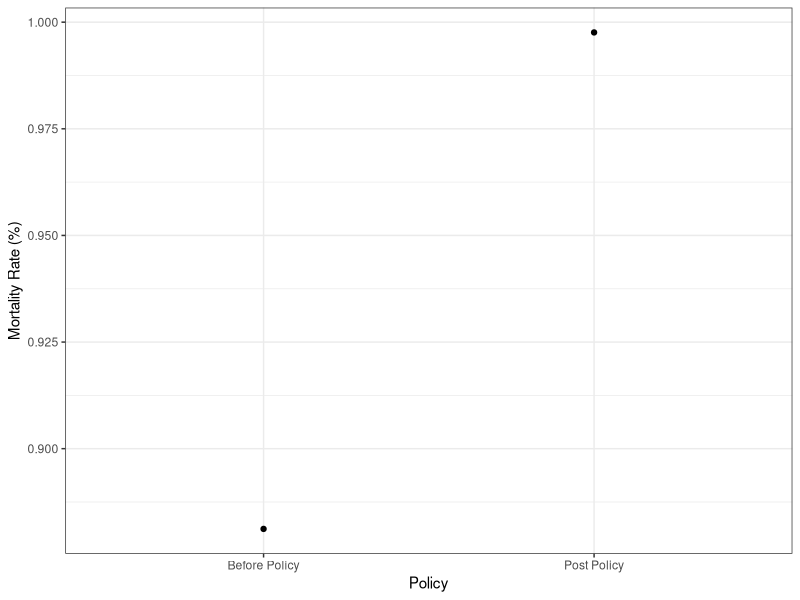

The R script that drew this image:
#### Preamble ####
# Purpose: Generates Figure 3.
# Date: 14 February 2024
# License: MIT

library(tidyverse)
library(ggthemes)

data <- read_csv("data/analysis_data/mr.csv")

data <- data |>
  group_by(year >= 2010) |>
  summarise(avg_rate = mean(dr)*100) |>
  ungroup() |>
  rename(policy = "year >= 2010") |>
  mutate(
    policy = case_when(
      policy == FALSE ~ "Before Policy",
      policy == TRUE ~ "Post Policy"
    )
  )

plot <- data |>
  ggplot(aes(x = policy)) +
  theme_fivethirtyeight() +
  theme_bw() +
  geom_point(aes(y = avg_rate)) +
  labs(x = "Policy", y = "Mortality Rate (%)")

ggsave("other/figures/figure3.png", plot)